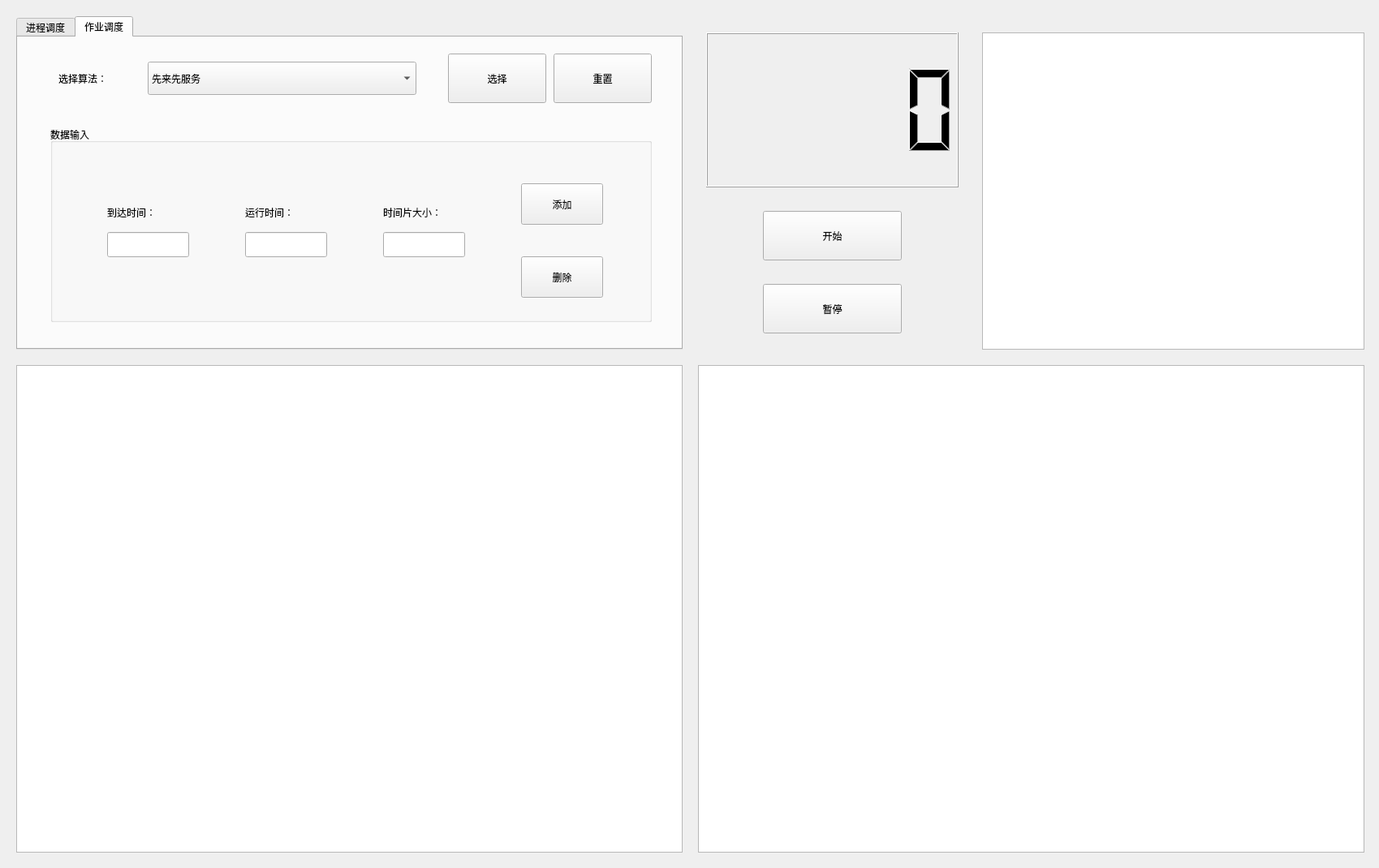
<?xml version="1.0" encoding="UTF-8"?>
<ui version="4.0">
 <class>Widget</class>
 <widget class="QWidget" name="Widget">
  <property name="geometry">
   <rect>
    <x>0</x>
    <y>0</y>
    <width>1699</width>
    <height>1070</height>
   </rect>
  </property>
  <property name="windowTitle">
   <string>Widget</string>
  </property>
  <widget class="QTabWidget" name="tabWidget">
   <property name="geometry">
    <rect>
     <x>20</x>
     <y>20</y>
     <width>821</width>
     <height>411</height>
    </rect>
   </property>
   <property name="currentIndex">
    <number>1</number>
   </property>
   <widget class="QWidget" name="tab_prcs">
    <attribute name="title">
     <string>进程调度</string>
    </attribute>
    <widget class="QComboBox" name="comboBox">
     <property name="geometry">
      <rect>
       <x>160</x>
       <y>30</y>
       <width>331</width>
       <height>41</height>
      </rect>
     </property>
     <item>
      <property name="text">
       <string>基于优先级的时间片轮转</string>
      </property>
     </item>
     <item>
      <property name="text">
       <string>多级反馈队列轮转</string>
      </property>
     </item>
    </widget>
    <widget class="QPushButton" name="pushButton_select">
     <property name="geometry">
      <rect>
       <x>530</x>
       <y>20</y>
       <width>121</width>
       <height>61</height>
      </rect>
     </property>
     <property name="text">
      <string>选择</string>
     </property>
    </widget>
    <widget class="QPushButton" name="pushButton_reset">
     <property name="enabled">
      <bool>true</bool>
     </property>
     <property name="geometry">
      <rect>
       <x>660</x>
       <y>20</y>
       <width>121</width>
       <height>61</height>
      </rect>
     </property>
     <property name="text">
      <string>重置</string>
     </property>
    </widget>
    <widget class="QLabel" name="label">
     <property name="geometry">
      <rect>
       <x>50</x>
       <y>30</y>
       <width>91</width>
       <height>41</height>
      </rect>
     </property>
     <property name="text">
      <string>选择算法：</string>
     </property>
    </widget>
    <widget class="QGroupBox" name="groupBox_prcs">
     <property name="enabled">
      <bool>true</bool>
     </property>
     <property name="geometry">
      <rect>
       <x>40</x>
       <y>110</y>
       <width>741</width>
       <height>241</height>
      </rect>
     </property>
     <property name="title">
      <string>数据输入</string>
     </property>
     <widget class="QLabel" name="label_2">
      <property name="geometry">
       <rect>
        <x>70</x>
        <y>40</y>
        <width>91</width>
        <height>31</height>
       </rect>
      </property>
      <property name="text">
       <string>到达时间：</string>
      </property>
     </widget>
     <widget class="QLabel" name="label_3">
      <property name="geometry">
       <rect>
        <x>240</x>
        <y>40</y>
        <width>101</width>
        <height>31</height>
       </rect>
      </property>
      <property name="text">
       <string>运行时间：</string>
      </property>
     </widget>
     <widget class="QLabel" name="label_11">
      <property name="geometry">
       <rect>
        <x>410</x>
        <y>40</y>
        <width>131</width>
        <height>31</height>
       </rect>
      </property>
      <property name="text">
       <string>时间片大小：</string>
      </property>
     </widget>
     <widget class="QLineEdit" name="lineEdit_arriveTime">
      <property name="geometry">
       <rect>
        <x>70</x>
        <y>80</y>
        <width>101</width>
        <height>31</height>
       </rect>
      </property>
     </widget>
     <widget class="QLineEdit" name="lineEdit_runTime">
      <property name="geometry">
       <rect>
        <x>240</x>
        <y>80</y>
        <width>101</width>
        <height>31</height>
       </rect>
      </property>
     </widget>
     <widget class="QLineEdit" name="lineEdit_timePiece">
      <property name="geometry">
       <rect>
        <x>410</x>
        <y>80</y>
        <width>101</width>
        <height>31</height>
       </rect>
      </property>
     </widget>
     <widget class="QLineEdit" name="lineEdit_priority_1">
      <property name="enabled">
       <bool>true</bool>
      </property>
      <property name="geometry">
       <rect>
        <x>70</x>
        <y>171</y>
        <width>101</width>
        <height>31</height>
       </rect>
      </property>
     </widget>
     <widget class="QLabel" name="label_12">
      <property name="enabled">
       <bool>true</bool>
      </property>
      <property name="geometry">
       <rect>
        <x>70</x>
        <y>130</y>
        <width>101</width>
        <height>31</height>
       </rect>
      </property>
      <property name="text">
       <string>优先级：</string>
      </property>
     </widget>
     <widget class="QPushButton" name="pushButton_add">
      <property name="geometry">
       <rect>
        <x>580</x>
        <y>70</y>
        <width>101</width>
        <height>51</height>
       </rect>
      </property>
      <property name="text">
       <string>添加</string>
      </property>
     </widget>
     <widget class="QPushButton" name="pushButton_delete">
      <property name="geometry">
       <rect>
        <x>580</x>
        <y>160</y>
        <width>101</width>
        <height>51</height>
       </rect>
      </property>
      <property name="text">
       <string>删除</string>
      </property>
     </widget>
     <widget class="QLineEdit" name="lineEdit_priority_2">
      <property name="geometry">
       <rect>
        <x>240</x>
        <y>170</y>
        <width>101</width>
        <height>31</height>
       </rect>
      </property>
     </widget>
     <widget class="QLineEdit" name="lineEdit_priority_3">
      <property name="geometry">
       <rect>
        <x>410</x>
        <y>170</y>
        <width>101</width>
        <height>31</height>
       </rect>
      </property>
     </widget>
     <widget class="QLabel" name="label_priority_1">
      <property name="geometry">
       <rect>
        <x>40</x>
        <y>170</y>
        <width>50</width>
        <height>31</height>
       </rect>
      </property>
      <property name="text">
       <string>1:</string>
      </property>
     </widget>
     <widget class="QLabel" name="label_priority_2">
      <property name="geometry">
       <rect>
        <x>210</x>
        <y>170</y>
        <width>50</width>
        <height>31</height>
       </rect>
      </property>
      <property name="text">
       <string>2:</string>
      </property>
     </widget>
     <widget class="QLabel" name="label_priority_3">
      <property name="geometry">
       <rect>
        <x>380</x>
        <y>170</y>
        <width>50</width>
        <height>31</height>
       </rect>
      </property>
      <property name="text">
       <string>3:</string>
      </property>
     </widget>
     <zorder>label_2</zorder>
     <zorder>label_3</zorder>
     <zorder>label_11</zorder>
     <zorder>lineEdit_arriveTime</zorder>
     <zorder>lineEdit_runTime</zorder>
     <zorder>lineEdit_timePiece</zorder>
     <zorder>lineEdit_priority_1</zorder>
     <zorder>label_12</zorder>
     <zorder>pushButton_delete</zorder>
     <zorder>pushButton_add</zorder>
     <zorder>lineEdit_priority_2</zorder>
     <zorder>lineEdit_priority_3</zorder>
     <zorder>label_priority_1</zorder>
     <zorder>label_priority_2</zorder>
     <zorder>label_priority_3</zorder>
    </widget>
   </widget>
   <widget class="QWidget" name="tab_jb">
    <attribute name="title">
     <string>作业调度</string>
    </attribute>
    <widget class="QPushButton" name="pushButton_reset_2">
     <property name="enabled">
      <bool>true</bool>
     </property>
     <property name="geometry">
      <rect>
       <x>660</x>
       <y>20</y>
       <width>121</width>
       <height>61</height>
      </rect>
     </property>
     <property name="text">
      <string>重置</string>
     </property>
    </widget>
    <widget class="QPushButton" name="pushButton_select_2">
     <property name="geometry">
      <rect>
       <x>530</x>
       <y>20</y>
       <width>121</width>
       <height>61</height>
      </rect>
     </property>
     <property name="text">
      <string>选择</string>
     </property>
    </widget>
    <widget class="QLabel" name="label_4">
     <property name="geometry">
      <rect>
       <x>50</x>
       <y>30</y>
       <width>91</width>
       <height>41</height>
      </rect>
     </property>
     <property name="text">
      <string>选择算法：</string>
     </property>
    </widget>
    <widget class="QGroupBox" name="groupBox_jb">
     <property name="enabled">
      <bool>true</bool>
     </property>
     <property name="geometry">
      <rect>
       <x>40</x>
       <y>110</y>
       <width>741</width>
       <height>241</height>
      </rect>
     </property>
     <property name="title">
      <string>数据输入</string>
     </property>
     <widget class="QLabel" name="label_5">
      <property name="geometry">
       <rect>
        <x>70</x>
        <y>90</y>
        <width>91</width>
        <height>31</height>
       </rect>
      </property>
      <property name="text">
       <string>到达时间：</string>
      </property>
     </widget>
     <widget class="QLabel" name="label_6">
      <property name="geometry">
       <rect>
        <x>240</x>
        <y>90</y>
        <width>101</width>
        <height>31</height>
       </rect>
      </property>
      <property name="text">
       <string>运行时间：</string>
      </property>
     </widget>
     <widget class="QLabel" name="label_13">
      <property name="geometry">
       <rect>
        <x>410</x>
        <y>90</y>
        <width>131</width>
        <height>31</height>
       </rect>
      </property>
      <property name="text">
       <string>时间片大小：</string>
      </property>
     </widget>
     <widget class="QLineEdit" name="lineEdit_arriveTime_2">
      <property name="geometry">
       <rect>
        <x>70</x>
        <y>130</y>
        <width>101</width>
        <height>31</height>
       </rect>
      </property>
     </widget>
     <widget class="QLineEdit" name="lineEdit_runTime_2">
      <property name="geometry">
       <rect>
        <x>240</x>
        <y>130</y>
        <width>101</width>
        <height>31</height>
       </rect>
      </property>
     </widget>
     <widget class="QLineEdit" name="lineEdit_timePiece_2">
      <property name="geometry">
       <rect>
        <x>410</x>
        <y>130</y>
        <width>101</width>
        <height>31</height>
       </rect>
      </property>
     </widget>
     <widget class="QPushButton" name="pushButton_add_2">
      <property name="geometry">
       <rect>
        <x>580</x>
        <y>70</y>
        <width>101</width>
        <height>51</height>
       </rect>
      </property>
      <property name="text">
       <string>添加</string>
      </property>
     </widget>
     <widget class="QPushButton" name="pushButton_delete_2">
      <property name="geometry">
       <rect>
        <x>580</x>
        <y>160</y>
        <width>101</width>
        <height>51</height>
       </rect>
      </property>
      <property name="text">
       <string>删除</string>
      </property>
     </widget>
    </widget>
    <widget class="QComboBox" name="comboBox_2">
     <property name="geometry">
      <rect>
       <x>160</x>
       <y>30</y>
       <width>331</width>
       <height>41</height>
      </rect>
     </property>
     <item>
      <property name="text">
       <string>先来先服务</string>
      </property>
     </item>
     <item>
      <property name="text">
       <string>短作业优先</string>
      </property>
     </item>
     <item>
      <property name="text">
       <string>最高相应比优先</string>
      </property>
     </item>
    </widget>
   </widget>
  </widget>
  <widget class="QTableWidget" name="tableWidget_readyQueue">
   <property name="enabled">
    <bool>true</bool>
   </property>
   <property name="geometry">
    <rect>
     <x>20</x>
     <y>450</y>
     <width>821</width>
     <height>601</height>
    </rect>
   </property>
   <property name="editTriggers">
    <set>QAbstractItemView::NoEditTriggers</set>
   </property>
   <property name="selectionBehavior">
    <enum>QAbstractItemView::SelectRows</enum>
   </property>
   <property name="gridStyle">
    <enum>Qt::DashLine</enum>
   </property>
   <property name="cornerButtonEnabled">
    <bool>true</bool>
   </property>
   <attribute name="horizontalHeaderVisible">
    <bool>false</bool>
   </attribute>
   <attribute name="verticalHeaderVisible">
    <bool>false</bool>
   </attribute>
   <column>
    <property name="text">
     <string>序号</string>
    </property>
   </column>
   <column>
    <property name="text">
     <string>到达时间</string>
    </property>
   </column>
   <column>
    <property name="text">
     <string>运行时间</string>
    </property>
   </column>
   <column>
    <property name="text">
     <string>优先级</string>
    </property>
   </column>
   <column>
    <property name="text">
     <string>进度</string>
    </property>
   </column>
  </widget>
  <widget class="QTableWidget" name="tableWidget_runningQueue">
   <property name="enabled">
    <bool>true</bool>
   </property>
   <property name="geometry">
    <rect>
     <x>860</x>
     <y>450</y>
     <width>821</width>
     <height>601</height>
    </rect>
   </property>
   <property name="editTriggers">
    <set>QAbstractItemView::NoEditTriggers</set>
   </property>
   <property name="selectionBehavior">
    <enum>QAbstractItemView::SelectRows</enum>
   </property>
   <attribute name="horizontalHeaderVisible">
    <bool>false</bool>
   </attribute>
   <attribute name="verticalHeaderVisible">
    <bool>false</bool>
   </attribute>
   <column>
    <property name="text">
     <string>序号</string>
    </property>
   </column>
   <column>
    <property name="text">
     <string>开始时间</string>
    </property>
   </column>
   <column>
    <property name="text">
     <string>结束时间</string>
    </property>
   </column>
   <column>
    <property name="text">
     <string>周转时间</string>
    </property>
   </column>
  </widget>
  <widget class="QLCDNumber" name="lcdNumber">
   <property name="geometry">
    <rect>
     <x>870</x>
     <y>40</y>
     <width>311</width>
     <height>191</height>
    </rect>
   </property>
  </widget>
  <widget class="QPushButton" name="pushButton">
   <property name="geometry">
    <rect>
     <x>940</x>
     <y>260</y>
     <width>171</width>
     <height>61</height>
    </rect>
   </property>
   <property name="text">
    <string>开始</string>
   </property>
  </widget>
  <widget class="QPushButton" name="pushButton_2">
   <property name="geometry">
    <rect>
     <x>940</x>
     <y>350</y>
     <width>171</width>
     <height>61</height>
    </rect>
   </property>
   <property name="text">
    <string>暂停</string>
   </property>
  </widget>
  <widget class="QListWidget" name="listWidget">
   <property name="geometry">
    <rect>
     <x>1210</x>
     <y>40</y>
     <width>471</width>
     <height>391</height>
    </rect>
   </property>
  </widget>
 </widget>
 <layoutdefault spacing="6" margin="11"/>
 <resources/>
 <connections/>
</ui>
